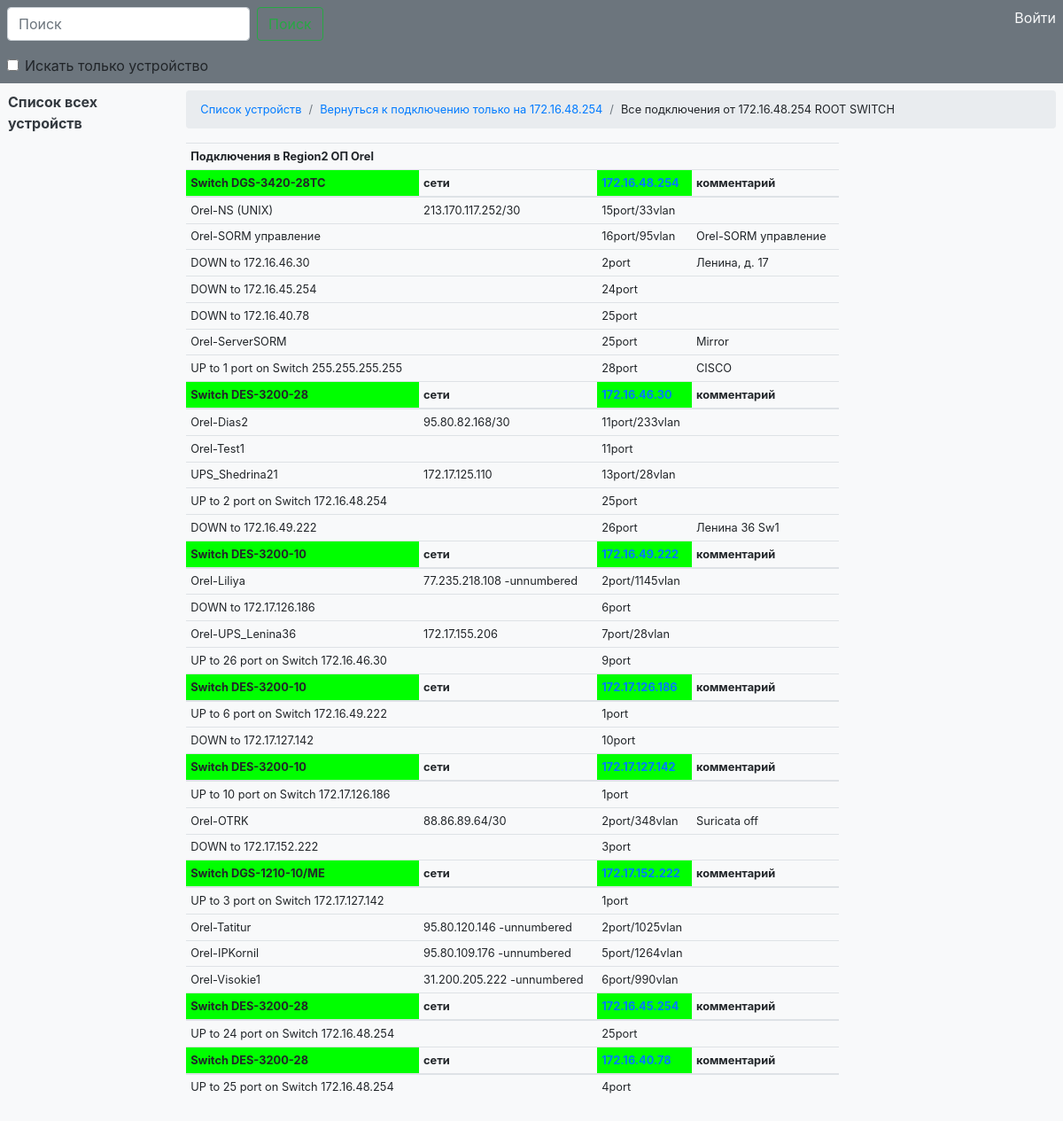
Before: /connection/2/all_connection with the older database file.
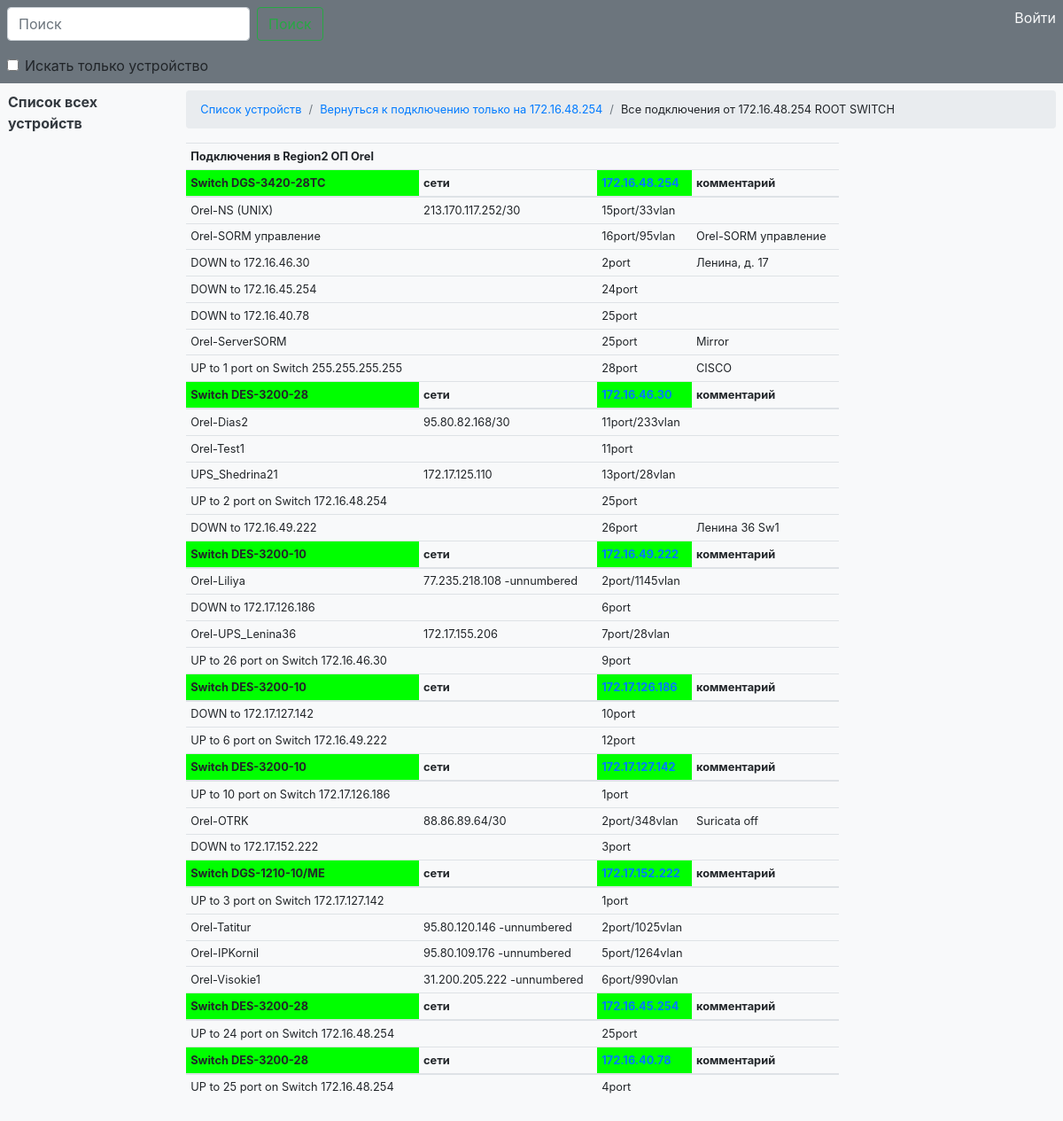
After: the same page with the newer database file.
### models_device/models.py (models this page shows, shortened)
class Device(models.Model):
    model = models.ForeignKey(ModelDevices, null=True, on_delete=models.SET_NULL, help_text='модель устройства', verbose_name='Модель')
    ip = models.GenericIPAddressField(unique=True, help_text='IP нового устройства', verbose_name='IP устройства')
    incoming_port = models.CharField(max_length=10, help_text='приходящий порт', default=1, verbose_name='Приходящий порт')
    up_connect_ip = models.GenericIPAddressField(validators=[validate_up_connect_ip], help_text='IP устройства от которого подключено', verbose_name='IP вышестоящего')
    up_connect_port = models.CharField(max_length=10, help_text='порт подключения на вышестоящем устройстве', default=1, verbose_name='Порт вышестоящего')
    city = models.ForeignKey(Cities, on_delete=models.PROTECT, help_text='город подключения', verbose_name='Город')
    comment = models.TextField(blank=True, verbose_name='Комментарий', help_text='комментарий')
    update = models.DateTimeField(auto_now=True)
    class Meta:
        verbose_name = 'Установленное оборудование'
        verbose_name_plural = 'Установленное оборудование'

class ModelDevices(models.Model):
    type = models.CharField(max_length=30, verbose_name='Тип устройства')
    model = models.CharField(max_length=30, help_text='модель устройства', verbose_name='Модель')
    ports = models.PositiveSmallIntegerField(help_text='количество портов', verbose_name='Портов')
    template = models.CharField(max_length=50,help_text='имя файла с шаблоном', verbose_name='Шаблон')
    comment = models.TextField(blank=True, verbose_name='Комментарий', help_text='комментарий')
    class Meta:
        verbose_name = 'Тип и модель оборудования'
        verbose_name_plural = 'Типы и модели оборудования'
        ordering = ['model']

### cities/models.py (models this page shows, shortened)
class Cities(models.Model):
    city = models.CharField(max_length=30, help_text='Город')
    city_prefix = models.CharField(max_length=10, help_text='Префикс в мнемокоде')
    region = models.IntegerField(choices=REGIONS)
    comment = models.TextField(blank=True)
    class Meta:
        verbose_name = 'Город'
        verbose_name_plural = 'Города'

### connection_on_device/models.py (models this page shows, shortened)
class ConnectionOnDevice(models.Model):
    id_dev = models.ForeignKey(Device, on_delete=models.CASCADE,
        help_text='ID оборудования, к которому подключен клиент/устройство')
    port = models.CharField(max_length=10, help_text='Порт подключения')
    connected = models.CharField(max_length=40, help_text='Что подключено к порту')
    vlan = models.CharField(max_length=5, default='Null', help_text='vlan клиента, если есть')
    ip_client = models.TextField(blank=True, verbose_name='IP клиента', help_text='IP/сети выделенные клиенту через ";"')
    comment = models.TextField(blank=True, help_text='Комментарий')
    date = models.DateTimeField(auto_now_add=True, help_text='Дата добавления')
    update = models.DateTimeField(auto_now=True, help_text='Дата изменения')
    class Meta:
    	verbose_name = "Подключенное оборудование/клиенты"
    	verbose_name_plural = "Подключенное оборудование/клиенты"

### connection_on_device/views.py (the view)
# urls.py: path('<int:id_dev>/all_connection', views.all_connection, name='all_connection'),
def all_connection(request, id_dev):
    connections_dev = []
    try:
        dev = Device.objects.get(pk=id_dev)
    except Device.DoesNotExist:
        raise Http404('Device not found!')
    source_connect = dev
    connections = all_connection_port(dev, connections_dev)
    return render(request, "all_connection_from.html", {
        "connections":connections,
        "source":source_connect
        })

### connection_on_device/views.py (called while the page is built)
def serch_connect(connect_on_port):
    ip_pattern = '\d{1,3}\.\d{1,3}\.\d{1,3}\.\d{1,3}'
    _search = re.search(ip_pattern, connect_on_port)
    if _search is not None:
        result = Device.objects.get(ip=_search.group())
    else:
        result = False
    return result

### connection_on_device/templates/all_connection_from.html (shortened to what this page needs)
{% extends "base.html" %}
{% block head %}
		<nav aria-label="breadcrumb">
		  <ol class="breadcrumb">
		  	<li class="breadcrumb-item"><a href="{% url 'device' %}">Список устройств</a></li>
		  	<li class="breadcrumb-item"><a href="{% url 'connections_on_dev' source.pk %}">Вернуться к подключению только на {{ source.ip }} </a></li>
		    <li class="breadcrumb-item">Все подключения от {{ source.ip }} {{ source.comment }} </li>
		  </ol>
		</nav>
{% endblock %}
{% block main %}
		<table class="table table-sm table-hover w-75">
		{% for dev, color, connect in connections %}
			<thead>
				{% if forloop.first %}
					<tr>
						<td colspan="4">
							<b>Подключения в {{ dev.city.get_region_display}} ОП {{ dev.city.city }}</b>
					</td>
					</tr>
				{% endif %}
			<tr>
				<th bgcolor="{{ color }}">
					{{ dev.model.type }}&nbsp;{{ dev.model.model }}
				</th>
				<th>
					сети&nbsp;
				</th>
				<th bgcolor="{{ color }}">
					<a style="text-decoration:none;" href="{% url 'path_to_dev' dev.pk %}">{{ dev.ip }}</a>
				</th>
				<th>
					комментарий&nbsp;
				</th>
			</tr>
		</thead>
			{% for connection in connect %}
			<tr>
				<td>
					{{ connection.connected }}
				</td>
				<td>
					{{ connection.ip_client }}
				</td>
				<td>
					{{ connection.port }}port{{ connection.vlan }}
				</td>
				<td>
					{% include "comment_block.html" %}
				</td>
			</tr>
			{% endfor %}
		{% endfor %}
		</table>
{% endblock %}

### connection_on_device/templates/comment_block.html
					{% if connection.comment|length > 35 %}
						<div id="block_comment">
							{{ connection.comment }}
						</div>
					{% else %}
						{{ connection.comment }}
					{% endif %}

Changed rows visible on the page:
shown differently, row unchanged: ConnectionOnDevice "DOWN to 172.17.127.142": moves up the list
changed ConnectionOnDevice "UP to 6 port on Switch 172.16.49.222": port "1" → "12"
